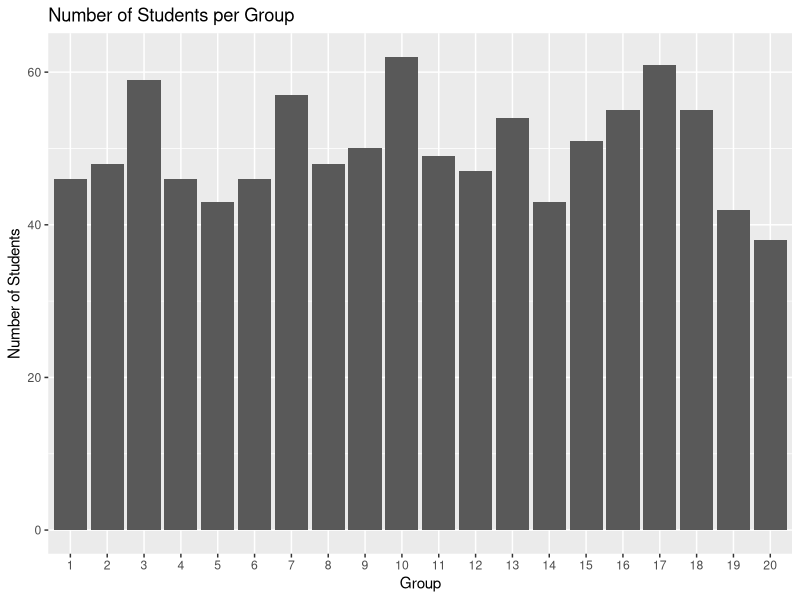
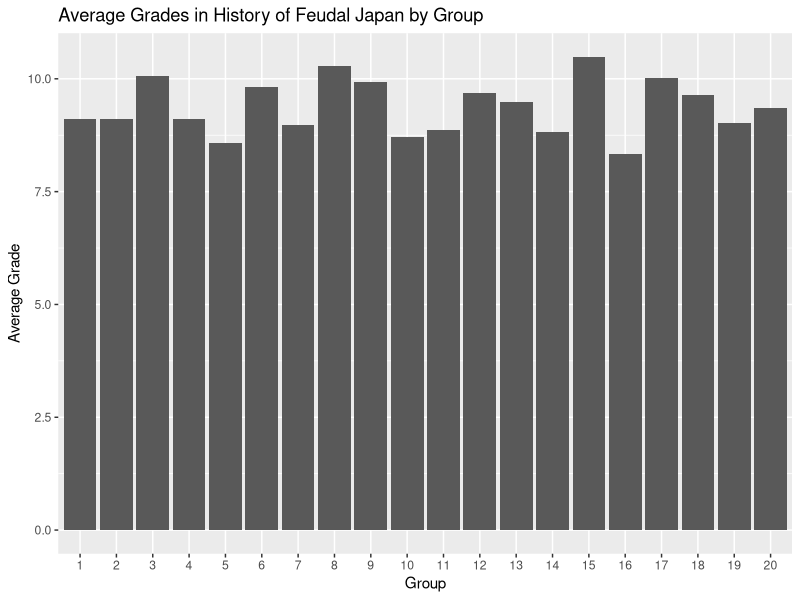
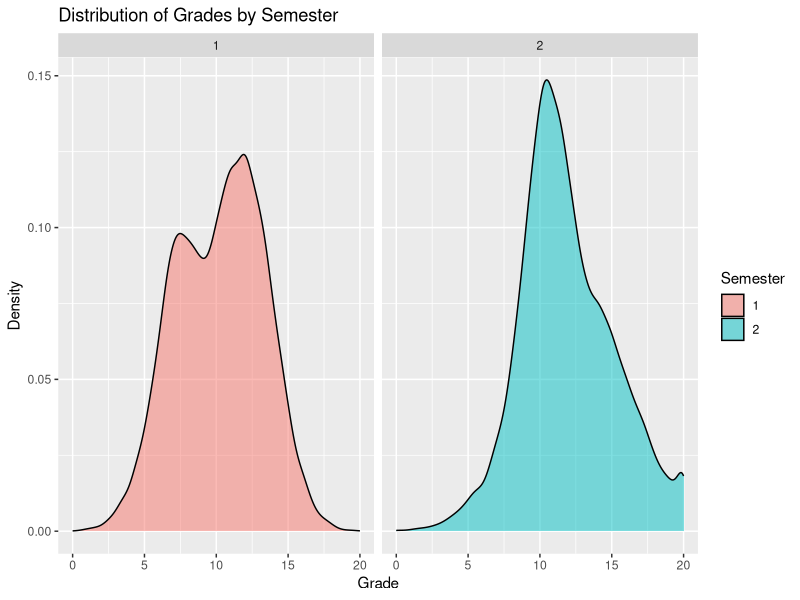
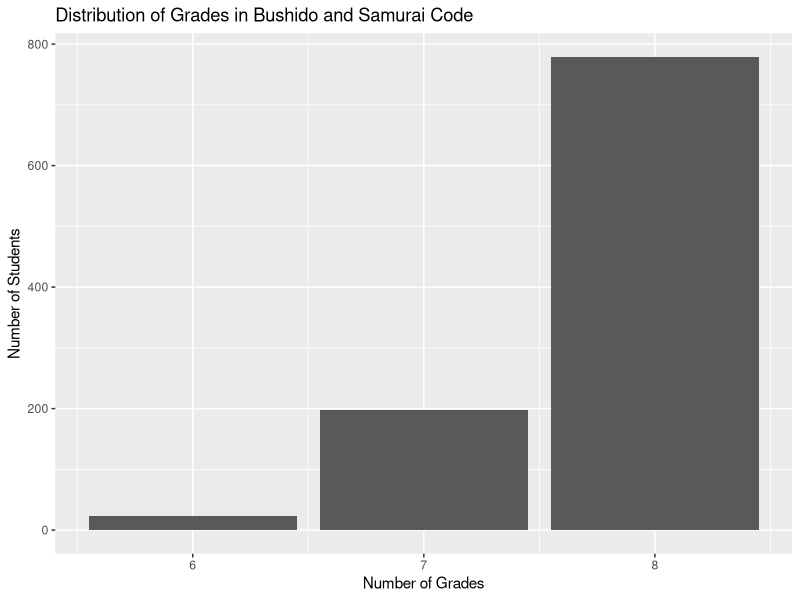
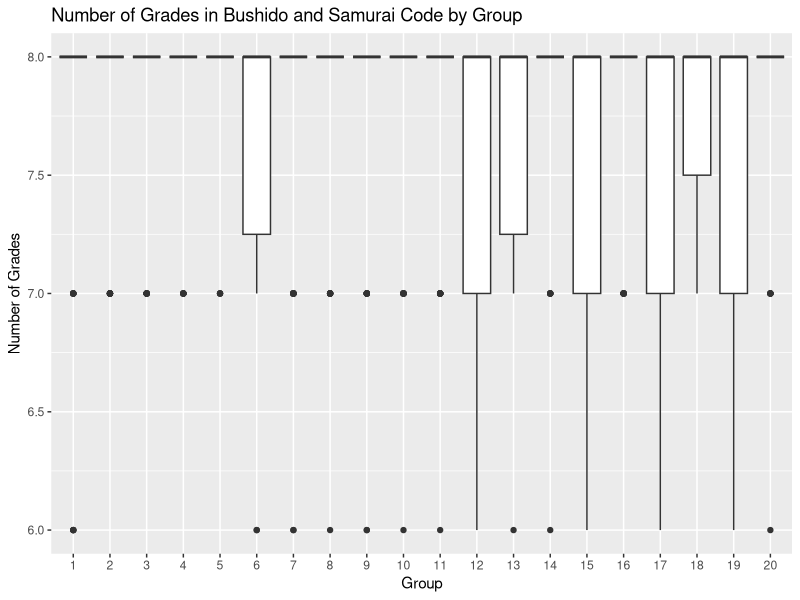
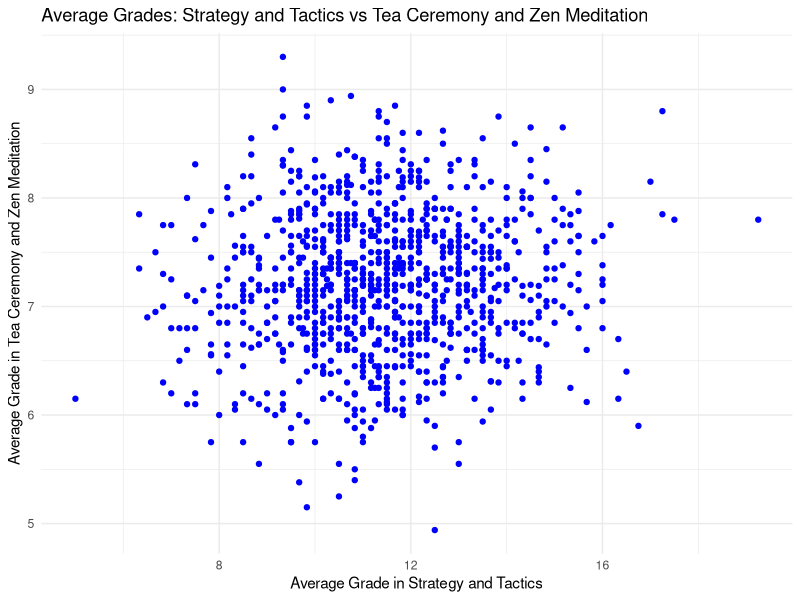

Source code (R) for these figures, in order:
## ---- chunk 1
library(dplyr)
library(readr)
library(tidyr)
grades <- read.csv("grades.csv")
## ---- chunk 2

## ---- chunk 3
library(knitr)
unique_students <- grades %>% distinct(id)
num_students <- nrow(unique_students)
unique_students %>% slice_head(n = 5) %>% knitr::kable()
## ---- chunk 4
students <- grades %>% distinct(id, group)
students %>% slice_head(n = 5) %>% knitr::kable()
## ---- chunk 5
library(ggplot2)
grades %>%
  distinct(id, group) %>%
  count(group) %>%
  ggplot(aes(x = factor(group), y = n)) +
  geom_bar(stat = "identity") +
  labs(x = "Group", y = "Number of Students", title = "Number of Students per Group")
## ---- chunk 6
grades %>%
  filter(course == "History of Feudal Japan") %>%
  group_by(group) %>%
  summarize(avg_grade = mean(grade, na.rm = TRUE)) %>%
  ggplot(aes(x = factor(group), y = avg_grade)) +
  geom_col() +
  labs(x = "Group", y = "Average Grade", title = "Average Grades in History of Feudal Japan by Group")
## ---- chunk 7
grades %>%
  ggplot(aes(x = grade, fill = factor(semester))) +
  geom_density(alpha = 0.5) +
  facet_wrap(~ semester) +
  labs(x = "Grade", y = "Density", fill = "Semester", title = "Distribution of Grades by Semester")
## ---- chunk 8
grades_per_student <- grades %>%
  group_by(id, group) %>%
  summarize(
    num_grades = n(),
    min_grade = min(grade),
    max_grade = max(grade),
    avg_grade = mean(grade),
    median_grade = median(grade),
    .groups = "drop"
  )
grades_per_student %>% slice_head(n = 5) %>% knitr::kable()
## ---- chunk 9
bushido_grades <- grades %>%
  filter(course == "Bushido and Samurai Code") %>%
  group_by(id, group) %>%
  summarize(num_bushido_grades = n(), .groups = "drop")
bushido_grades %>% slice_head(n = 5) %>% knitr::kable()
## ---- chunk 10
bushido_grades %>%
  count(num_bushido_grades) %>%
  ggplot(aes(x = num_bushido_grades, y = n)) +
  geom_bar(stat = "identity") +
  labs(x = "Number of Grades", y = "Number of Students", title = "Distribution of Grades in Bushido and Samurai Code")
## ---- chunk 11
bushido_grades %>%
  ggplot(aes(x = factor(group), y = num_bushido_grades)) +
  geom_boxplot() +
  labs(x = "Group", y = "Number of Grades", title = "Number of Grades in Bushido and Samurai Code by Group")
## ---- chunk 12
average_grades <- grades %>%
  group_by(id, group, course) %>%
  summarize(avg_grade = round(mean(grade, na.rm = TRUE), 2), .groups = "drop")
average_grades_wide <- average_grades %>%
  pivot_wider(names_from = course, values_from = avg_grade)
average_grades_wide %>% slice_head(n = 5) %>% knitr::kable()
## ---- chunk 13
average_grades_wide %>%
  ggplot(aes(x = `Strategy and Tactics`, y = `Tea Ceremony and Zen Meditation`)) +
  geom_point(color = "blue") +
  labs(
    title = "Average Grades: Strategy and Tactics vs Tea Ceremony and Zen Meditation",
    x = "Average Grade in Strategy and Tactics",
    y = "Average Grade in Tea Ceremony and Zen Meditation"
  ) +
  theme_minimal()
## ---- chunk 14
correlation_results <- average_grades_wide %>%
  group_by(group) %>%
  summarize(
    correlation = cor(`Tea Ceremony and Zen Meditation`, `Kenjutsu and Swordsmanship`, use = "complete.obs")
  )
correlation_results %>% knitr::kable()
## ---- chunk 15
